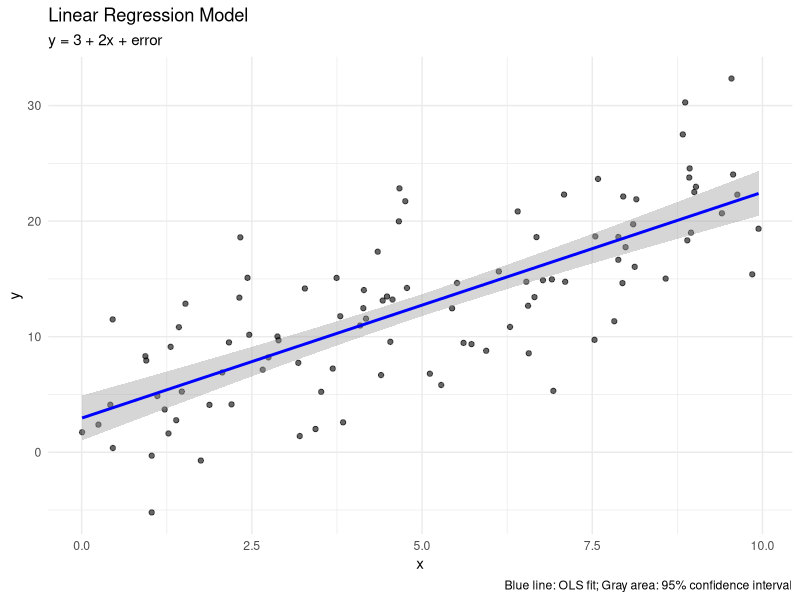
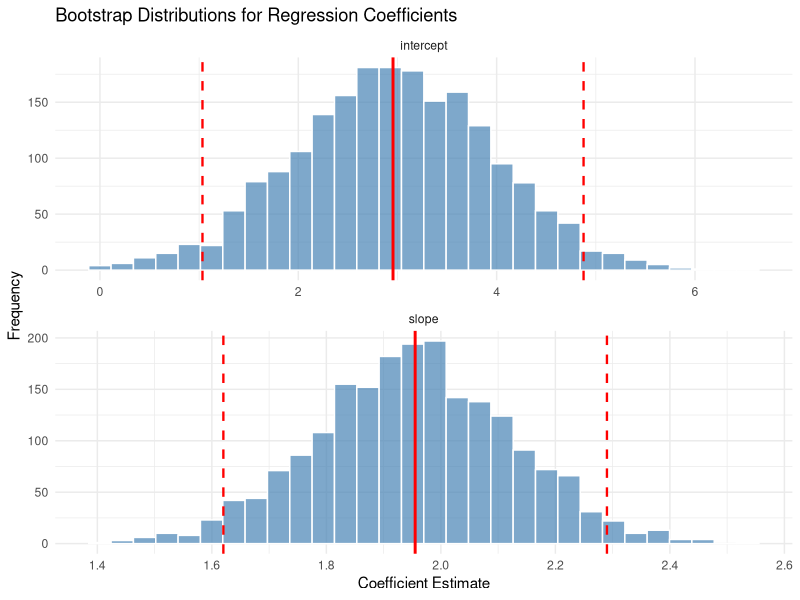

Recreate these plots in R, in order.
# Bootstrap Standard Errors for Regression Coefficients
# This script demonstrates bootstrapping to estimate standard errors of regression coefficients

# Load required packages
library(tidyverse)
library(broom)
library(ggplot2)

# Set seed for reproducibility
set.seed(123)

# 1. Generate sample data with a true linear relationship
n <- 100  # Sample size
beta_0 <- 3  # True intercept
beta_1 <- 2  # True slope
sigma <- 5   # Error standard deviation

# Generate predictor variable
x <- runif(n, min = 0, max = 10)

# Generate response with noise
y <- beta_0 + beta_1 * x + rnorm(n, mean = 0, sd = sigma)

# Create dataset
data <- tibble(x = x, y = y)

# 2. Fit the original linear model
original_model <- lm(y ~ x, data = data)
(summary_original <- summary(original_model))

# Extract coefficient estimates and standard errors
coef_original <- tidy(original_model)

print(coef_original)

# 3. Visualize the data and regression line
regression_plot <- ggplot(data, aes(x = x, y = y)) +
  geom_point(alpha = 0.6) +
  geom_smooth(method = "lm", color = "blue", se = TRUE) +
  labs(
    title = "Linear Regression Model",
    subtitle = paste0("y = ", round(beta_0, 2), " + ", round(beta_1, 2), "x + error"),
    caption = "Blue line: OLS fit; Gray area: 95% confidence interval"
  ) +
  theme_minimal()

print(regression_plot)

# 4. Implement bootstrap for regression coefficients
bootstrap_regression <- function(data, num_bootstraps = 1000) {
  n <- nrow(data)
  
  # Prepare storage for coefficient estimates
  results <- tibble(
    bootstrap_id = 1:num_bootstraps,
    intercept = numeric(num_bootstraps),
    slope = numeric(num_bootstraps)
  )
  
  for (i in 1:num_bootstraps) {
    # Sample with replacement
    boot_indices <- sample(1:n, n, replace = TRUE)
    boot_data <- data[boot_indices, ]
    
    # Fit regression model on bootstrap sample
    boot_model <- lm(y ~ x, data = boot_data)
    
    # Store coefficient estimates
    results$intercept[i] <- coef(boot_model)[1]
    results$slope[i] <- coef(boot_model)[2]
  }
  
  return(results)
}

# 5. Run bootstrap
num_bootstraps <- 2000
bootstrap_results <- bootstrap_regression(data, num_bootstraps)

# 6. Analyze bootstrap results
bootstrap_summary <- bootstrap_results %>%
  pivot_longer(
    cols = c(intercept, slope),
    names_to = "coefficient",
    values_to = "estimate"
  ) %>%
  group_by(coefficient) %>%
  summarize(
    mean = mean(estimate),
    bootstrap_se = sd(estimate),
    lower_ci = quantile(estimate, 0.025),
    upper_ci = quantile(estimate, 0.975)
  )

print(bootstrap_summary)

# Compare with original standard errors
comparison <- coef_original %>%
  select(term, estimate, std.error) %>%
  mutate(
    method = "Traditional",
    term = case_when(
      term == "(Intercept)" ~ "intercept",
      term == "x" ~ "slope",
      TRUE ~ term
    )
  ) %>%
  rename(coefficient = term) %>%
  bind_rows(
    bootstrap_summary %>%
      select(coefficient, estimate = mean, std.error = bootstrap_se) %>%
      mutate(method = "Bootstrap")
  )

print(comparison)

# 7. Visualize the bootstrap distributions
bootstrap_plots <- bootstrap_results %>%
  pivot_longer(
    cols = c(intercept, slope),
    names_to = "coefficient", 
    values_to = "estimate"
  ) %>%
  ggplot(aes(x = estimate)) +
  geom_histogram(bins = 30, fill = "steelblue", color = "white", alpha = 0.7) +
  geom_vline(
    data = comparison %>% filter(method == "Traditional"),
    aes(xintercept = estimate),
    color = "red", linewidth = 1
  ) +
  geom_vline(
    data = comparison %>% filter(method == "Traditional"),
    aes(xintercept = estimate - 1.96 * std.error),
    color = "red", linetype = "dashed", linewidth = 0.8
  ) +
  geom_vline(
    data = comparison %>% filter(method == "Traditional"),
    aes(xintercept = estimate + 1.96 * std.error),
    color = "red", linetype = "dashed", linewidth = 0.8
  ) +
  facet_wrap(~ coefficient, scales = "free", ncol = 1) +
  labs(
    title = "Bootstrap Distributions for Regression Coefficients",
    x = "Coefficient Estimate",
    y = "Frequency"
  ) +
  theme_minimal()

print(bootstrap_plots)

